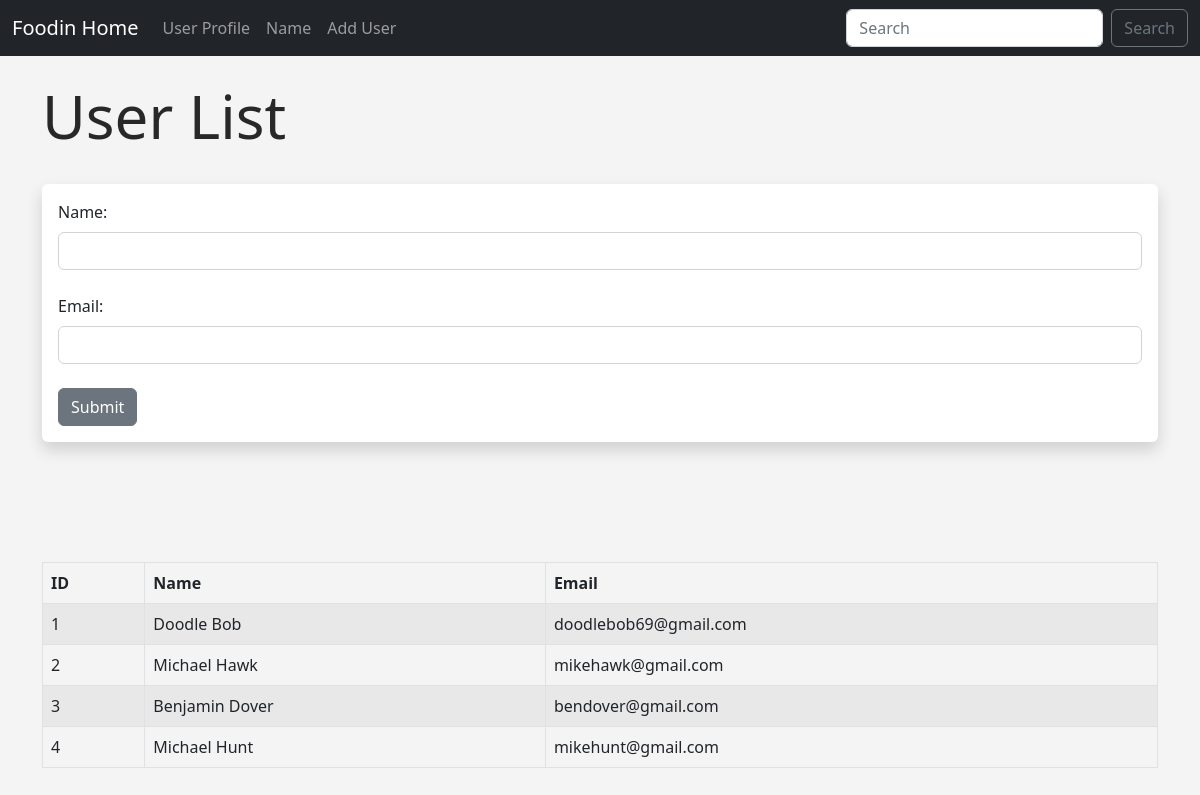
The page /user/add on the database as committed earlier.
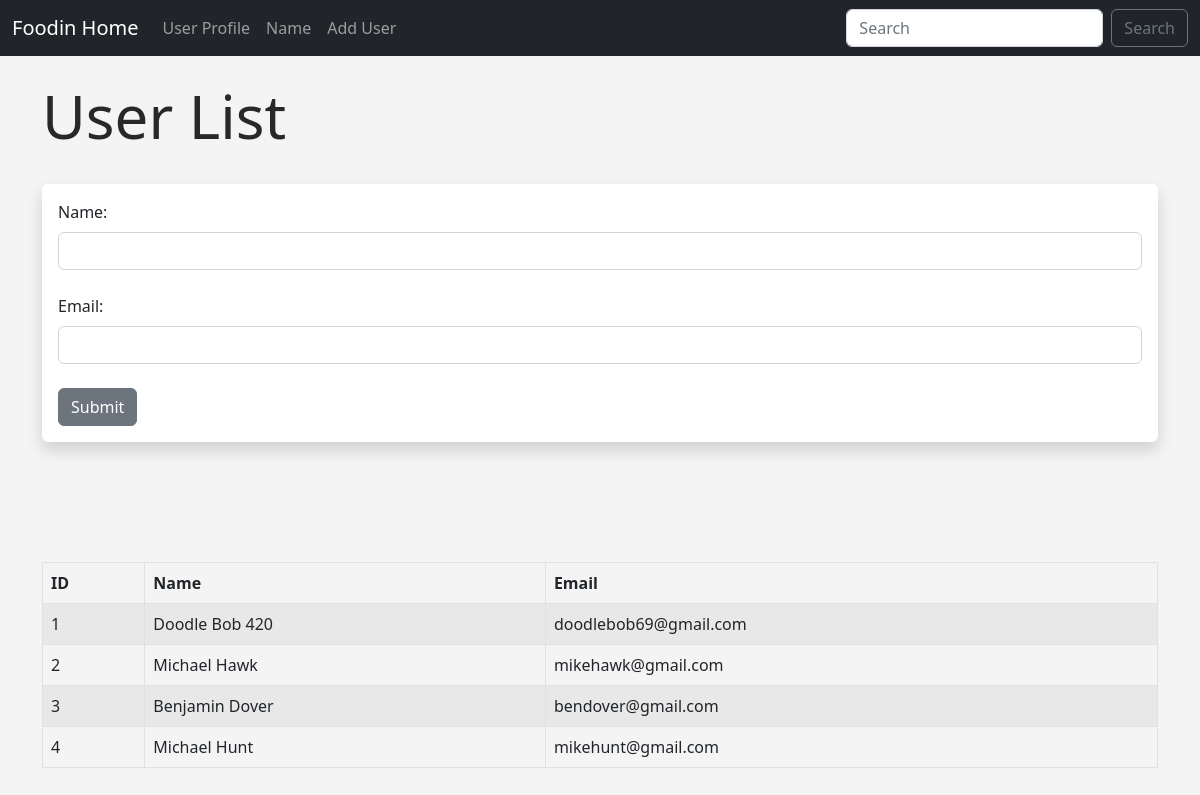
The same page on the database as committed later.
### hello.py (models this page shows, shortened)
class Users(db.Model):
    id = db.Column(db.Integer, primary_key=True)
    name = db.Column(db.String(200), nullable=False)
    email = db.Column(db.String(120), nullable=False, unique=True)
    date_added = db.Column(db.DateTime, default=datetime.utcnow)

### hello.py (the view, shortened to what this page needs)
@app.route('/user/add', methods=['GET', 'POST'])
def add_user():
    name = None
    email = None
    form = UserForm()
    our_users = Users.query.order_by(Users.date_added)
    return render_template("add_user.html",
        name = name,
        email = email,
        form = form,
        our_users = our_users)

### hello.py
class UserForm(FlaskForm):
    name = StringField("Name:", validators=[DataRequired()])
    email = StringField("Email:", validators=[DataRequired()])
    submit = SubmitField("Submit")

### templates/add_user.html (shortened to what this page needs)
{% extends 'base.html' %} {% block content %}  {% if name %}
<table class="table align-middle table-hover table-bordered table-striped text">
    <thead>
    <tr>
        <th scope="col">ID</th>
        <th scope="col">Name</th>
        <th scope="col">Email</th>
    </tr>
    </thead>
    {% for user in our_users %}
    <tr>
        <td>{{ user.id }}</td>
        <td>{{ user.name }}</td>
        <td>{{ user.email }}</td>
    </tr>
    {% endfor %}
</table>
{% else %}
<h1>User List</h1>
<br />
<div class="shadow p-3 mb-5 bg-body rounded">
    <form action="" method="post">
        {{ form.name.label( class="form-label" ) }} {{ form.name( class="form-control" ) }} <br>
        {{ form.email.label( class="form-label" ) }} {{ form.email( class="form-control" ) }} <br>
        {{ form.submit( class="btn btn-secondary" ) }}
    </form>
</div>
<br><br><br>
<table class="table align-middle table-hover table-bordered table-striped text">
    <thead>
    <tr>
        <th scope="col">ID</th>
        <th scope="col">Name</th>
        <th scope="col">Email</th>
    </tr>
    </thead>
    {% for user in our_users %}
    <tr>
        <td>{{ user.id }}</td>
        <td>{{ user.name }}</td>
        <td>{{ user.email }}</td>
    </tr>
    {% endfor %}
</table>
{% endif %} {% endblock %}

### templates/base.html (shortened to what this page needs)
<!doctype html>
<html lang="en">
<head>
    <link href="https://cdn.jsdelivr.net/npm/bootstrap@5.2.0-beta1/dist/css/bootstrap.min.css" rel="stylesheet"
>
    <link href="{{ url_for('static', filename='css/style.css') }}" rel="stylesheet">
</head>
<body>
    {% include 'navbar.html' %}
    <br>
    <div class="container">
        {% block content %} {% endblock %}
    </div>
</body>
</html>

### templates/navbar.html (shortened to what this page needs)
<nav class="navbar navbar-expand-lg navbar-dark bg-dark">
    <div class="container-fluid">
        <a class="navbar-brand" href="{{url_for('index')}}">Foodin Home</a>
        <div class="collapse navbar-collapse" id="navbarSupportedContent">
            <ul class="navbar-nav me-auto mb-2 mb-lg-0">
                <li class="nav-item">
                    <a class="nav-link" href="{{url_for('user', name='Miguel')}}">User Profile</a>
                </li>
                <li class="nav-item">
                    <a class="nav-link" href="{{url_for('name')}}">Name</a>
                </li>
                <li class="nav-item">
                    <a class="nav-link" href="{{url_for('add_user')}}">Add User</a>
                </li>
            </ul>
            <form class="d-flex" role="search">
                <input class="form-control me-2" type="search" placeholder="Search" aria-label="Search">
                <button class="btn btn-outline-secondary" type="submit">Search</button>
            </form>
        </div>
    </div>
</nav>

### static/css/style.css (style rules this page uses)
h1 { color: #282828; font-size: 60px; }
body { background: #f4f4f4; }

Rows that differ between the two databases and show on the page:
changed Users "doodlebob69@gmail.com": name "Doodle Bob" → "Doodle Bob 420"
